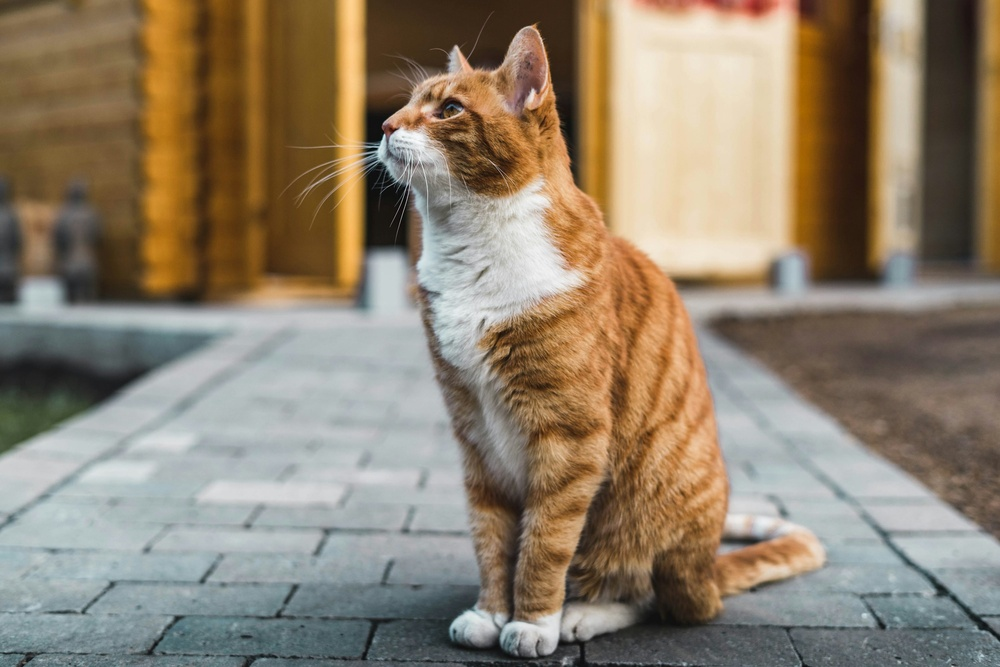
#> input picture imgs/high-resolution/cat4.jpeg, 1000 x 667 px, shrunk from 3000 x 2000 before the run
$ jupyter execute TP1_Image_Denoising.ipynb
#> lines starting #> are read from the running program, lines starting #| are printed output that depends on the picture
# Part 1: Image denoising

The goal is to implement and evaluate image denoising methods.

During the lecture we have seen several filters that preserve edges while removing noise: 1) bilateral filtering, 2) non-local means filtering, 3) anisotropic diffusion, 4) the ROF model. We have also studied the deep image prior.

### Bilateral filter Implementation

1. Implement a bilateral filter from scratch. Explore the influence of hyperparameters (window size etc...).
2. Apply it on a clean image (small size suggested!) with added gaussian noise
3. Compare to built-in functions in the cv2 library or others.
4. Compare to gaussian filter in terms of MSE, PSNR, SSIM

* #### Denefition:
Le filtre bilatéral est un filtre non-linéaire utilisé pour **enlever le bruit** tout en **préservant les countours**

Contrairement au filtre **Gaussien** qui floute tout uniformement, ce filtre pèse les pixels selon :
* **Distance Spatial :** plus un pixel est loin et moins il compte
* **Différence d'intensité :** si l'intesité (couleur) est très différente, le pixel compte moins

Donc, on aura une fenêtre autour du pixel central, les pixels proches et de couleur proche auront un **poids élevé**, les autres ignorés

***Formule pour chaque pixel $I_(i,j)$ :***

$$
I_{\text{filtered}}(i,j) =
\frac{\sum_{k,l} w_s(k,l) \cdot w_r(k,l) \cdot I(k,l)}
{\sum_{k,l} w_s(k,l) \cdot w_r(k,l)}
$$

où :
- $(i,j)$ : **coordonnées du pixel central** sur lequel on applique le filtre
- $(k,l)$ : **coordonnées autour du pixel central** (dans la fenêtre) => Pour chaque $(k,l)$, on regarde le pixel réel $(i+k, j+l)$

- $(w_s(k,l) = \exp\Big(-\frac{k^2 + l^2}{2 \sigma_s^2}\Big)$ est le **poids spatial** => Dépend de la distance entre $(i,j)$ et $(i+k; j+l)$
- $(w_r(k,l) = \exp\Big(-\frac{|I(k,l) - I(i,j)|^2}{2 \sigma_r^2}\Big)$ est le **poids d’intensité** => Dépend de la différence d'intensité entre $(i,j)$ et $(i+k, j+l)$

[cell 1]
# preparer l'image

import cv2
import numpy as np
import matplotlib.pyplot as plt

## charger l'image
img_ndg_1 = cv2.imread('imgs/high-resolution/cat4.jpeg', cv2.IMREAD_GRAYSCALE)
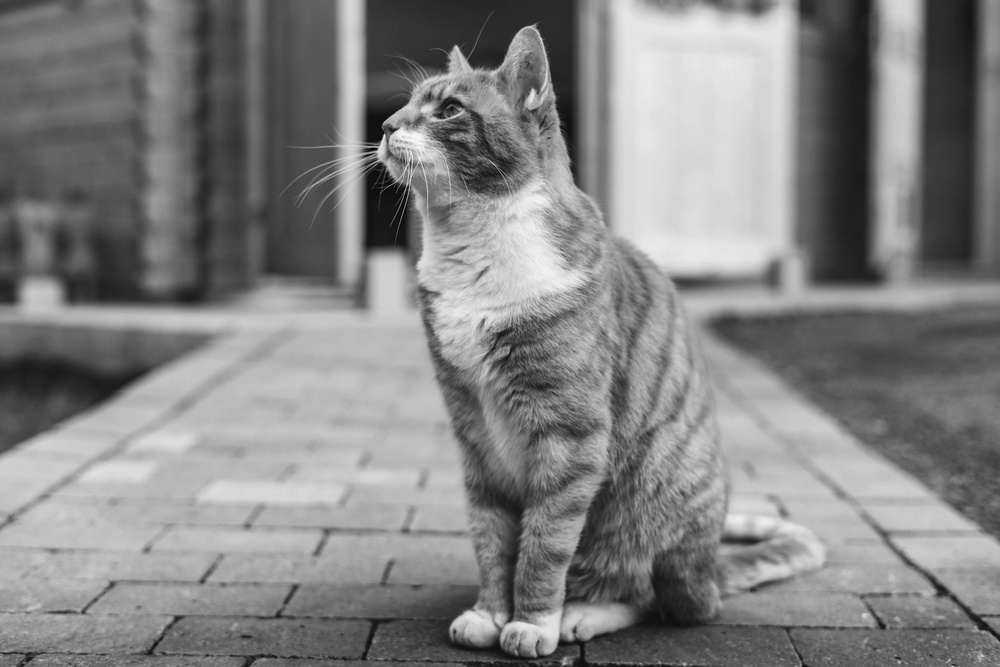
#> img_ndg_1: shape (667, 1000); min 0, max 249, mean 130.8
plt.imshow(img_ndg_1)


$ run again, with imgs/high-resolution/cat5.jpeg copied over imgs/high-resolution/cat4.jpeg
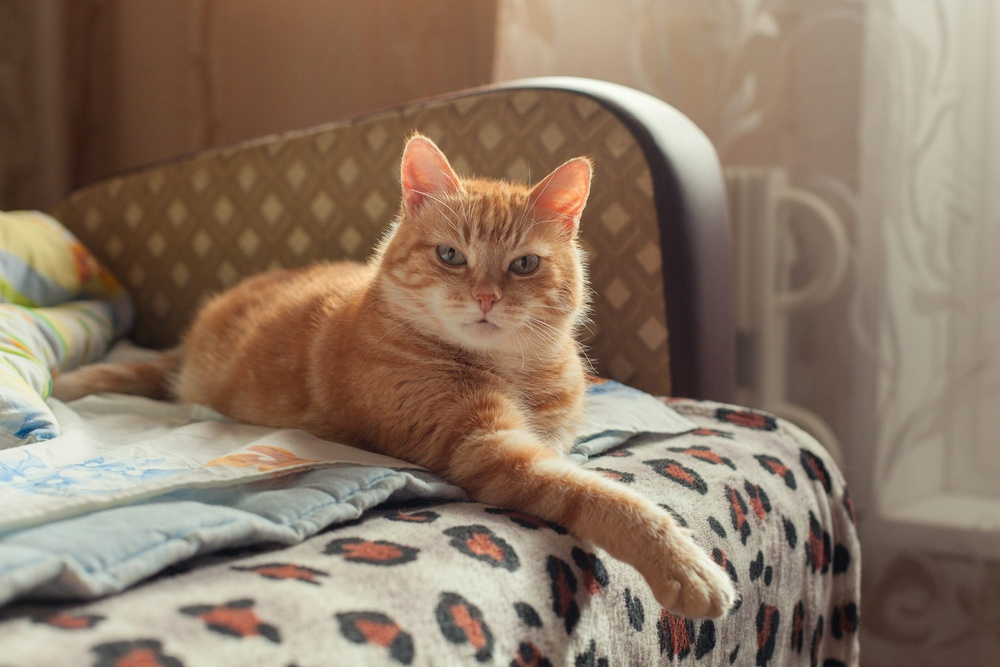
#> input picture imgs/high-resolution/cat5.jpeg, 1000 x 667 px, shrunk from 3000 x 2000 before the run
#> `img_ndg_1 = cv2.imread('imgs/high-resolution/cat4.jpeg', cv2.IMREAD_GR..`:
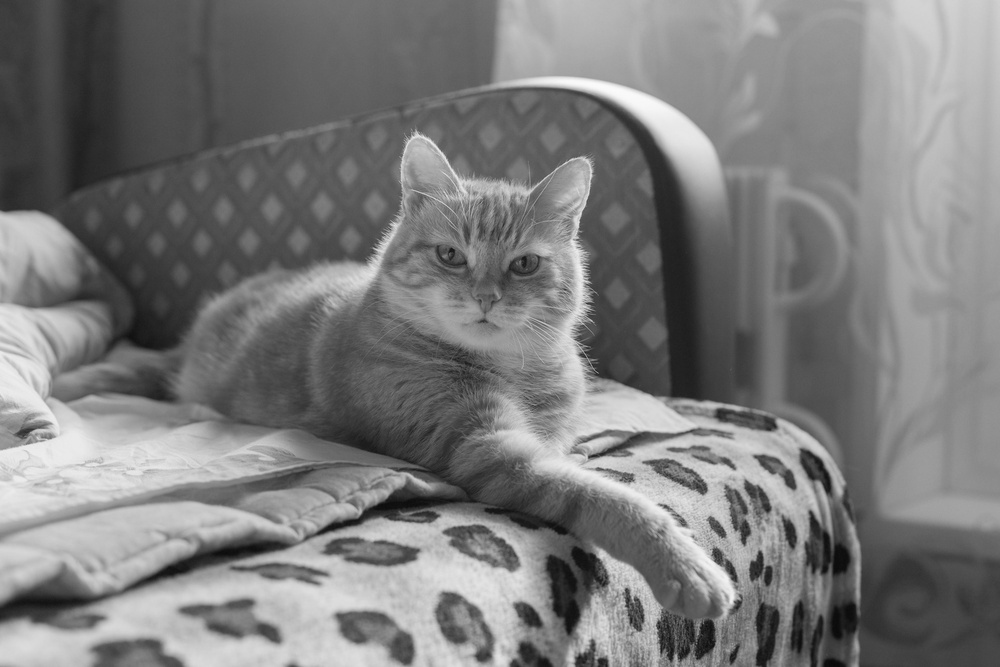
#> img_ndg_1: shape (667, 1000); min 9, max 252, mean 123.5

$ run again, with imgs/high-resolution/cat.jpg copied over imgs/high-resolution/cat4.jpeg
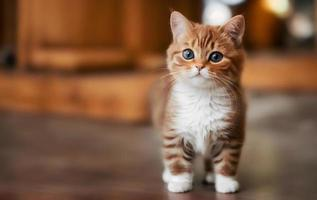
#> input picture imgs/high-resolution/cat.jpg, 317 x 200 px
#> `img_ndg_1 = cv2.imread('imgs/high-resolution/cat4.jpeg', cv2.IMREAD_GR..`:
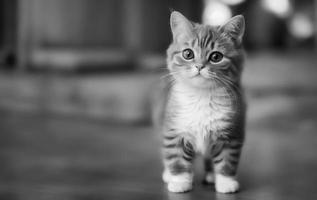
#> img_ndg_1: shape (200, 317); min 0, max 249, mean 101.1

$ run again, with imgs/high-resolution/cat2.jpg copied over imgs/high-resolution/cat4.jpeg
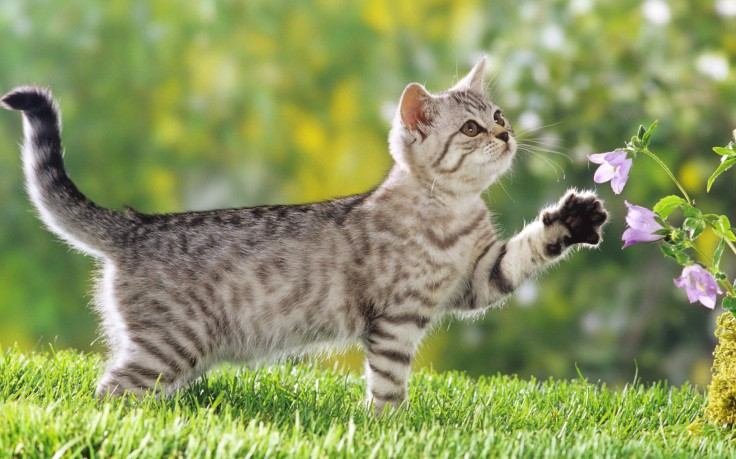
#> input picture imgs/high-resolution/cat2.jpg, 736 x 459 px
#> `img_ndg_1 = cv2.imread('imgs/high-resolution/cat4.jpeg', cv2.IMREAD_GR..`:
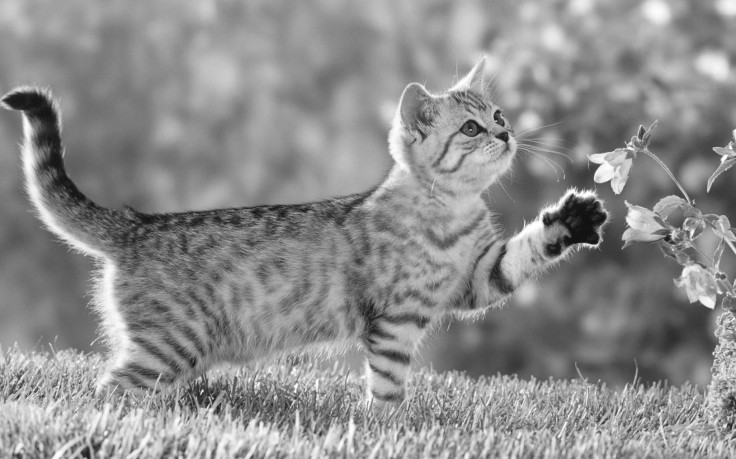
#> img_ndg_1: shape (459, 736); min 10, max 255, mean 141.3
